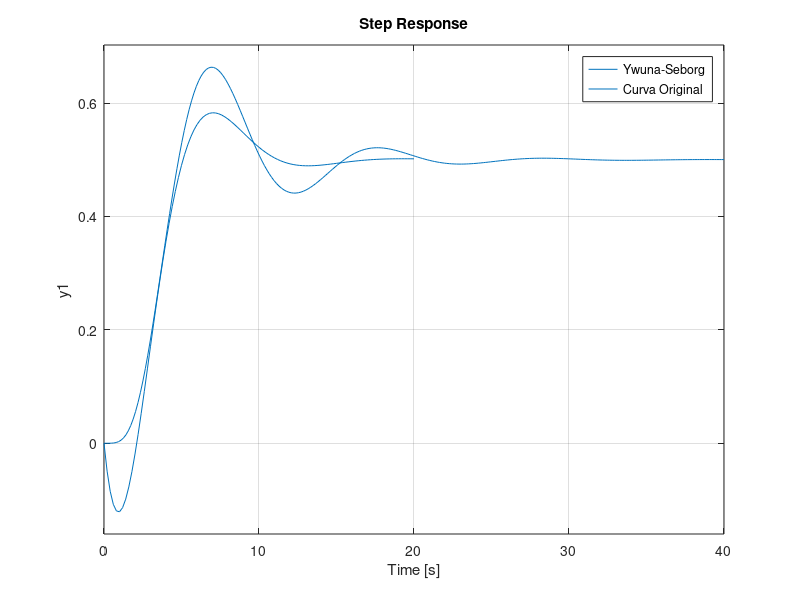

MATLAB code for this plot: (Note: this script raises an error after producing the figure.)
%% First

kc = 1;


g1=tf([1],[1 5 10 10 5 1]);
%g1 = tf([1],[2 5 4 1],'OutputDelay',3);

tf1=feedback(g1,1)

[y_step, t_step] = step(tf1);

%%

%plot(t_step, y_step)

[y_p1,M] = max(y_step);

y_length = length(y_step);

y_inf = y_step(y_length); 

y_desc = y_step(M:y_length);

[y_m,M2] = min(y_desc);

y_length2 = length(y_desc);

y_desc2 = y_desc(M2:y_length2);

y_p2 = max(y_desc2);

%% yuanna-ciborg

kc= 1;
A=1;
k = y_inf/(kc*(A-y_inf));
kf = kc*k;
delta_t = 5.41;
%delta_t = 6.7;

zeta_m1=-log((y_inf-y_m)/(y_p1-y_inf))/sqrt(pi^2+(log((y_inf-y_m)/(y_p1-y_inf)))^2);
zeta_m2=-log((y_p2-y_inf)/(y_p1-y_inf))/sqrt(4*pi^2+(log((y_p2-y_inf)/(y_p1-y_inf)))^2);
zeta_m=(zeta_m1+zeta_m2)/2;

theta_m = (2*delta_t*sqrt((1-zeta_m^2)*(kf+1)))/(pi*(zeta_m*sqrt(kf+1)+sqrt(zeta_m^2*(kf+1)+kf)));
tau_m = (delta_t*(zeta_m*sqrt(kf+1)+sqrt(zeta_m^2*(kf+1)+kf))*sqrt((1-zeta_m^2)*(kf+1)))/pi;

k_linha = kf/(kf+1);

tau = ((theta_m*tau_m)/(2*(kf+1)))^0.5; 

zeta =(tau_m+0.5*theta_m*(1-kc))/(2*theta_m*tau_m*(kc+1))^0.5;
tf2 = tf([-k_linha*0.5*theta_m,k_linha],[tau^2,2*zeta*tau,1]);

step(tf2)
hold on
step(tf1)

legend('Ywuna-Seborg','Curva Original')
%% EQM - Erro quadrático médio

syms s;

gs1= k_linha*(1-0.5*theta_m*s)/(tau^2*s^2+2*zeta*tau*s+1);

gs11 = gs1/s;
gt = ilaplace(gs11);
ht = matlabFunction(gt);
y2 = ht(t_step);

e = y_step-y2;
e_sum = sum(e.^2);

EQM = e_sum/196;



